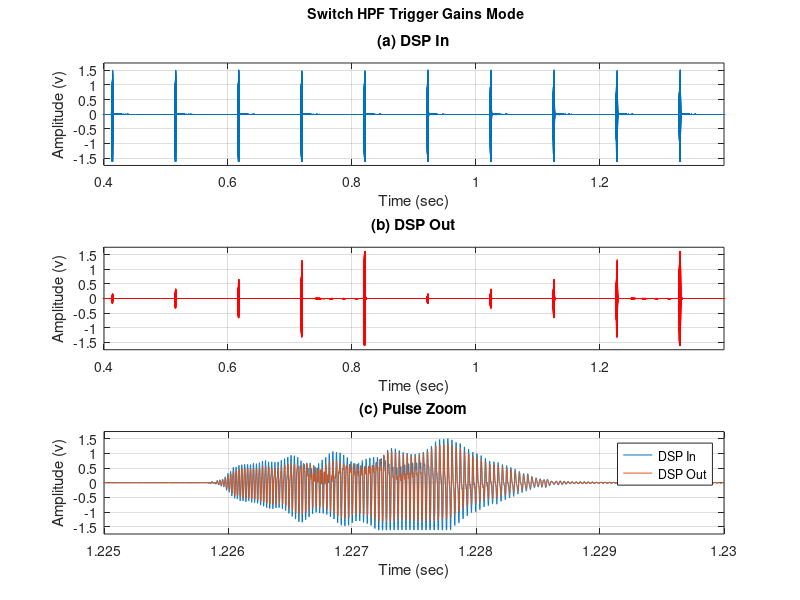

Here is the MATLAB script that generated this plot:
%%%%%%%%%%%%%%%%%%%%%%%%%%%%%%%%%%%%%%%%%%%%%%%%%%%%%
% Generate graph HPF Trigger Gains - 21/07/2019     %
% Arkadi Rafalovich - % Arkadiraf@gmail.com         %
%%%%%%%%%%%%%%%%%%%%%%%%%%%%%%%%%%%%%%%%%%%%%%%%%%%%%
clc
clear

% Setup description
%{
Mic Speaker distance 0.9m
Supply voltage to Speaker 12V
Mic gain 2, mic thresh 50%
Signal generated witch Chirp Box recorded bat signal
Test with Vifa speaker.
Test with SMD microphone
Switch Freq 786 kHz
TrigPass_4000
Pause_20 ms
HPF 2_5kHz
Data:
analog_channel_0  - Mic Select
analog_channel_1  - Output Signal
%}

%% Open data
% Open Recording
% save recording to smaller package

% load HPF_Trigger_Gains.mat
% save HPF_Trigger_Gains_Small analog_sample_rate_hz analog_channel_0 analog_channel_1

load HPF_Trigger_Gains_Small.mat
%% Variables

%time vector for plots
time_vector = ((1:1:size(analog_channel_0,1))/analog_sample_rate_hz)';

%sample time
Ts = 1/analog_sample_rate_hz;

% % copy signals
% micSignal       =   analog_channel_0;
% outputSignal    =   analog_channel_1;

% % Remove Bias from signals
 micSignal       =   analog_channel_0 - mean(analog_channel_0);
 outputSignal    =   analog_channel_1 - mean(analog_channel_1);

%% Plot
% figure(1); % time response
% plot(time_vector,micSignal);
% hold on
% plot(time_vector,outputSignal);
% hold off
% title({'{\bf\fontsize{14} Switch HPF Trigger Gains Mode}';'';'{Pause 20, Trigger Pass 4000}'});
% xlim([0.4 1.4]);
% ylim([-1.75 1.75]);
% xlabel('Time (sec)');
% ylabel('Amplitude (v)');
% legend('DSP In','DSP Out')
% grid on


%% plot

figure(2); % time response
subplot (3,1,1);
plot(time_vector,micSignal);
%hold on
%plot(time_vector,outputSignal);
%hold off
title({'{\bf\fontsize{14} Switch HPF Trigger Gains Mode}';'';'{(a) DSP In}'});
xlim([0.4 1.4]);
ylim([-1.75 1.75]);
xlabel('Time (sec)');
ylabel('Amplitude (v)');
%legend('DSP In','DSP Out')
grid on

subplot (3,1,2);
%plot(time_vector,micSignal);
%hold on
plot(time_vector,outputSignal,'r');
%hold off
title('(b) DSP Out');
xlim([0.4 1.4]);
ylim([-1.75 1.75]);
xlabel('Time (sec)');
ylabel('Amplitude (v)');
%legend('DSP In','DSP Out')
grid on

subplot (3,1,3);
plot(time_vector,micSignal);
hold on
plot(time_vector,outputSignal);
hold off
title('(c) Pulse Zoom');
xlim([1.225 1.23]);
ylim([-1.75 1.75]);
xlabel('Time (sec)');
ylabel('Amplitude (v)');
legend('DSP In','DSP Out')
grid on
